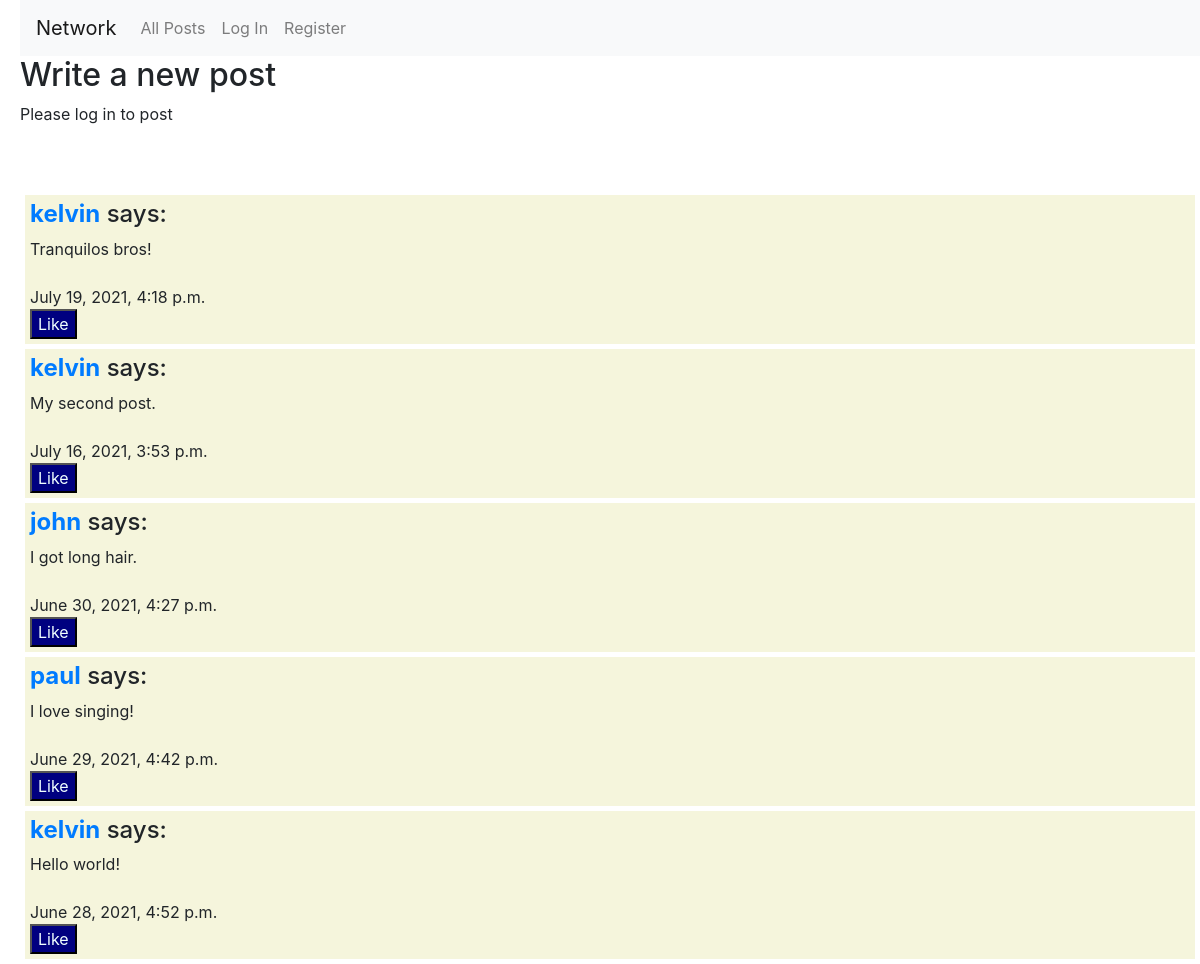
Before: / with the older database file.
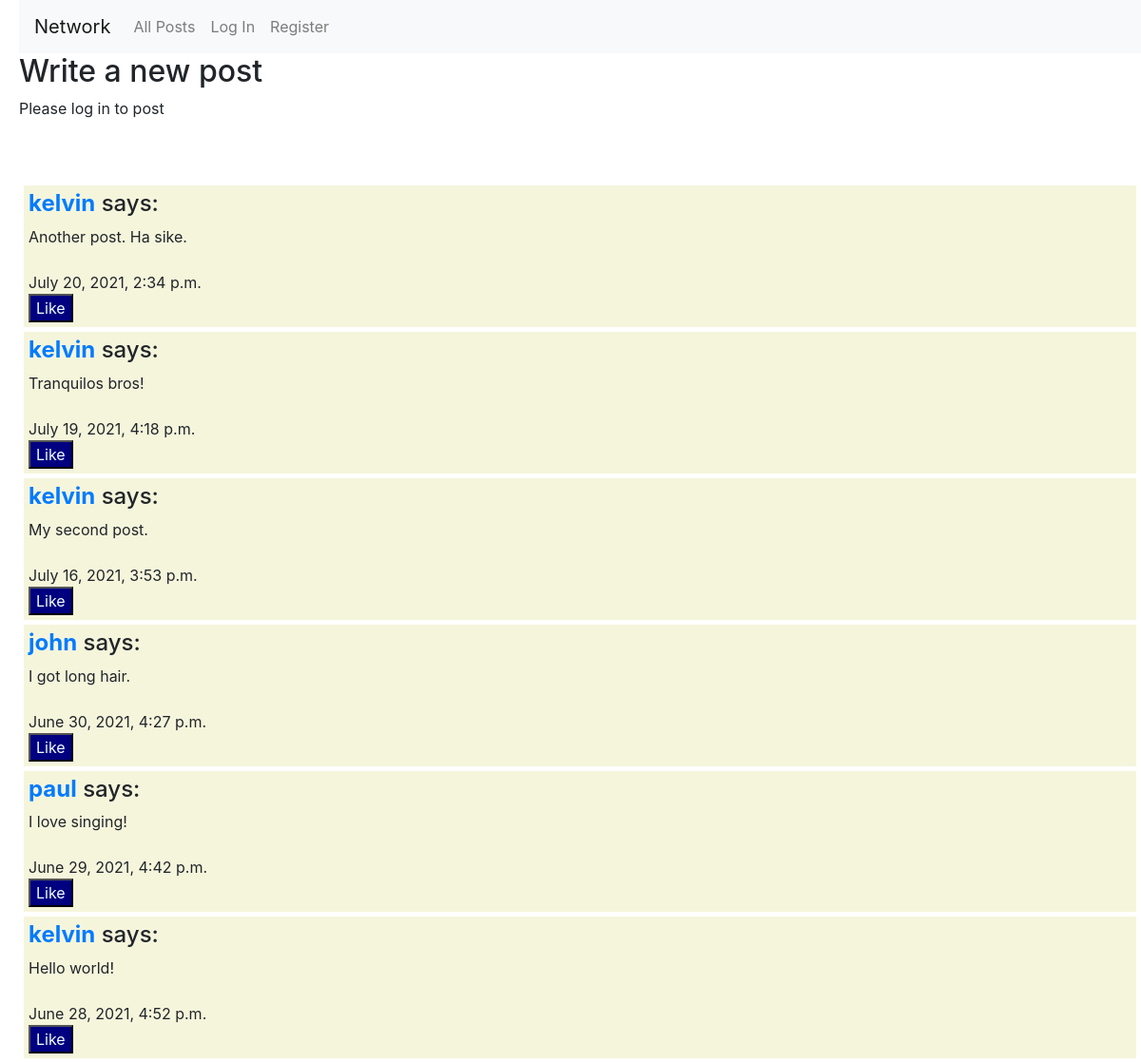
After: the same page with the newer database file.
### network/models.py (models this page shows, shortened)
class Post(models.Model):
    poster = models.ForeignKey(User, on_delete=models.SET_NULL, null=True)
    post = models.TextField()
    date = models.DateTimeField(auto_now_add=True)

class User(AbstractUser):
    pass

### network/views.py (the view, shortened to what this page needs)
# urls.py: path("", views.index, name="index"),
def index(request):
    return render(request, "network/index.html", {
        "posts": Post.objects.order_by('-date')
    })

### network/templates/network/index.html (shortened to what this page needs)
{% extends "network/layout.html" %}
{% load static %}
{% block body %}
<div>
    <h2>Write a new post</h2>
    {% if user.is_authenticated %}
    <form method="POST" action="">
        {% csrf_token %}
        <textarea name="post" placeholder="Write new post"></textarea>
        <br>
        <button class="button">Post</button>
    </form>
    {% else %}
    <p>Please log in to post</p>
    {% endif %}
</div>
<br>
<br>
<div>
    {% for post in posts %}
    <div class="index_post">
        <div id="post_{{post.id}}">
        <h4><strong><a href="{% url 'profile' post.poster.username %}">{{ post.poster }}</a></strong> says:</h4>
        <div id="postbody_{{post.id}}">
            {{ post.post }}
        </div>
        <br>
        {{ post.date }}
        </div>
        <button class="likebutton" id="like_{{post.id}}">Like</button>
    </div>
    {% empty %}
    <strong>No new posts.</strong>
    {% endfor %}
</div>
{% endblock %}

Changed rows visible on the page:
added Post: poster "kelvin", post "Another post. Ha sike.", date "July 20, 2021, 2:34 p.m."
